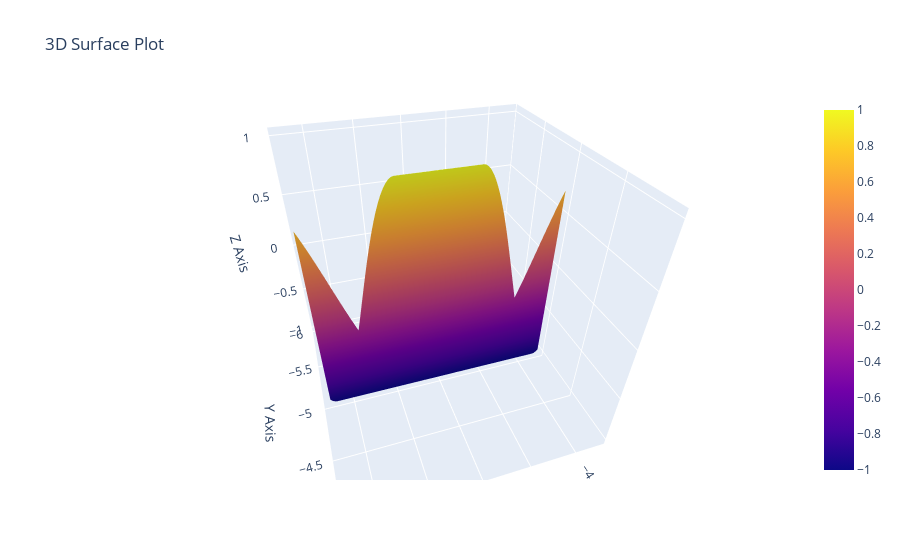

Source (notebook cell):
### Code cell
#Answer-4

x = np.linspace(-5, 5, 100)
y = np.linspace(-5, 5, 100)
x, y = np.meshgrid(x, y)
z = np.sin(np.sqrt(x**2 + y**2))

data = {
    'X': x.flatten(),
    'Y': y.flatten(),
    'Z': z.flatten()
}

df = pd.DataFrame(data)

fig = go.Figure(data=[go.Surface(z=df['Z'].values.reshape(100, 100), x=df['X'], y=df['Y'])])

fig.update_layout(title='3D Surface Plot', scene=dict(
    xaxis_title='X Axis',
    yaxis_title='Y Axis',
    zaxis_title='Z Axis'
))

fig.show()

### Figure 1 — Plotly figure (JSON) as saved in the notebook; plotly's stock layout.template omitted (floating-point values rounded to 4 significant figures; data arrays with more than 128 entries replaced by an {"elided": "..."} marker saying what was removed)
{"data": [{"type": "surface", "x": {"elided": "10000 float values"}, "y": {"elided": "10000 float values"}, "z": {"elided": "100x100 float values"}}], "layout": {"autosize": true, "scene": {"aspectmode": "auto", "aspectratio": {"x": 1, "y": 1, "z": 1}, "camera": {"center": {"x": 0, "y": 0, "z": 0}, "eye": {"x": 0.4251, "y": 1.303, "z": 1.034}, "projection": {"type": "perspective"}, "up": {"x": 0, "y": 0, "z": 1}}, "xaxis": {"title": {"text": "X Axis"}, "type": "linear"}, "yaxis": {"title": {"text": "Y Axis"}, "type": "linear"}, "zaxis": {"title": {"text": "Z Axis"}, "type": "linear"}}, "title": {"text": "3D Surface Plot"}}}
